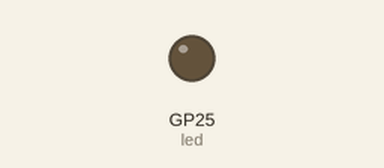
This program was run on a simulated Raspberry Pi Pico running MicroPython. On the bench: output pins drawn as LEDs (lit = HIGH). Dashed ring = blinking.

Above: at 1.0 s.
At 2.5 s:
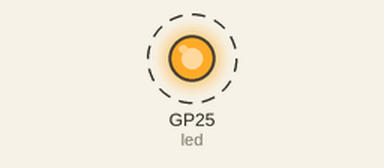
Timing chart, 0 to 4.6 s (numbered marks = the images above):
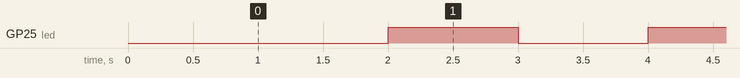

Measured:
- by itself, GP25 (led): alternates HIGH for 1.0 s and LOW for 1.0 s

The program:

LuzVerde.py
```python
from machine import Pin, Timer

led = Pin(25, Pin.OUT)
LED_state = True
t = Timer()

def luzDeMierda(t):
    global led, LED_state
    LED_state = not LED_state
    led.value(LED_state)

t.init(freq=1, mode=Timer.PERIODIC, callback=luzDeMierda)
```
